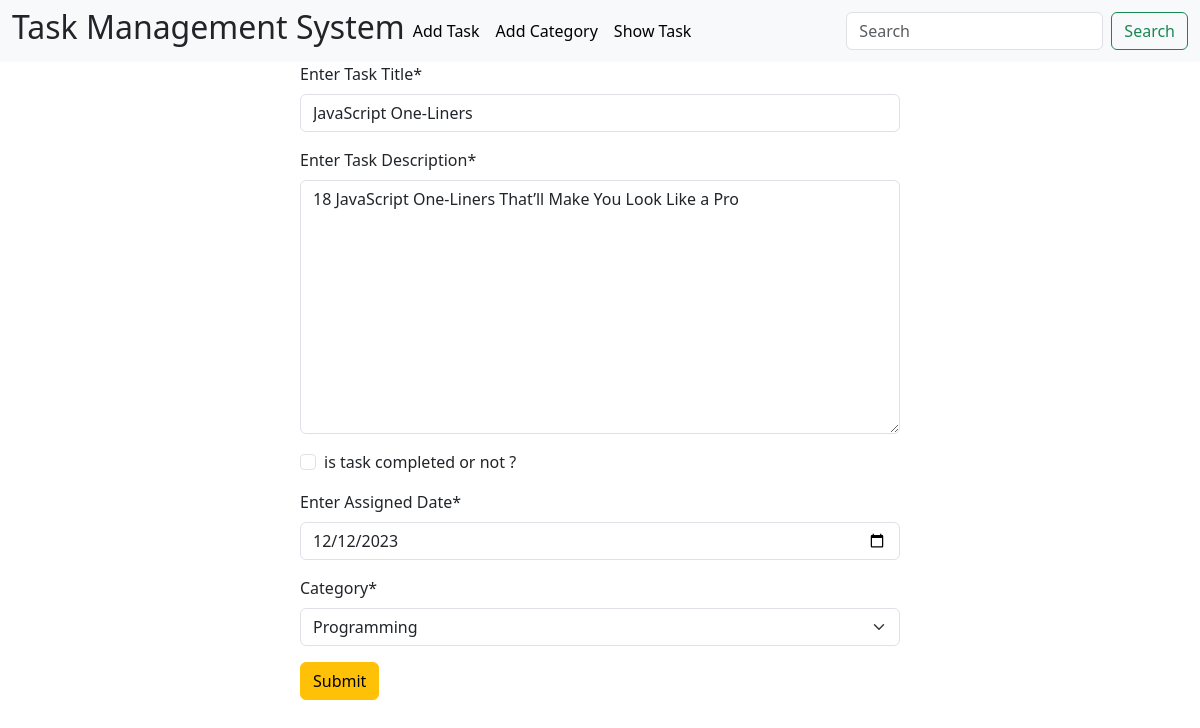
The page /AddTask/edit/3 on the database its author committed.
### TaskModel/models.py (models this page shows, shortened)
class  Task(models.Model):
    Title=models.CharField(max_length=255)
    Description=models.TextField()
    IsCompleted=models.BooleanField(default=False)
    AssignDate=models.DateField()
    category=models.ForeignKey(Category,on_delete=models.CASCADE)

### TaskModel/views.py (the view)
# urls.py: path('edit/<int:id>',views.edit_task,name='edit_task'),
def edit_task(request,id):
    task_id=models.Task.objects.get(pk=id)
    task_instance=forms.TaskForm(instance=task_id)
    if request.method=='POST':
        task_instance=forms.TaskForm(request.POST,instance=task_id)
        if task_instance.is_valid():
            task_instance.save()
            return redirect('home')
    return render(request, 'TaskModel/add_task.html',{'form':task_instance})

### TaskModel/forms.py
class TaskForm(forms.ModelForm):
    class Meta:
        model=Task
        fields='__all__'
        labels={
            'Title':'Enter Task Title',
            'Description':'Enter Task Description',
            'IsCompleted':'is task completed or not ?',
            'AssignDate':'Enter Assigned Date',
        }
        widgets = {
                'AssignDate': forms.DateInput(attrs={'type': 'date'}),
            }

### TaskCategory/models.py (called while the page is built)
    def __str__(self):
        return self.name

### TaskModel/templates/TaskModel/add_task.html (shortened to what this page needs)
{% extends "base.html" %}
{% load crispy_forms_tags %}
{% block content %}
<form action="" method="post" style="width:50%; margin:auto;height:500px">
    {{form| crispy}}
    <button class='btn btn-warning' type="submit">Submit</button>
</form>
{% endblock content %}

### rows shown on the page
Task: Title "JavaScript One-Liners", Description "18 JavaScript One-Liners That’ll Make You Look Like a Pro", AssignDate "12/12/2023", category "Programming"
